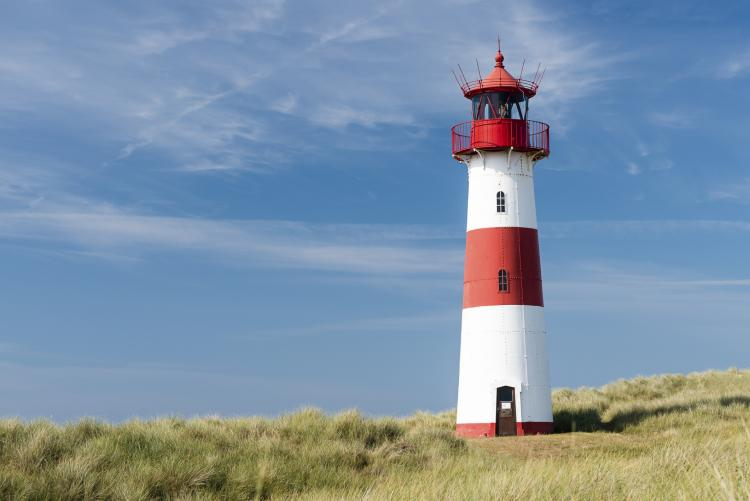
#> input picture sample.jpg, 750 x 501 px
$ python denoise_image.py sample.jpg sample.jpg
#> lines starting #> are read from the running program, lines starting #| are printed output that depends on the picture
from sys import argv

from imageio import imread, imwrite
from scipy.ndimage import median_filter

imwrite(argv[2], median_filter(imread(argv[1]), 10))
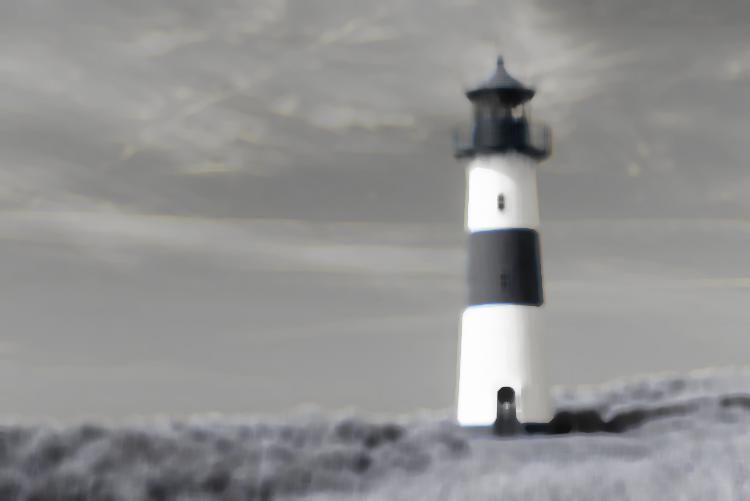
#> saved as sample.jpg: shape (501, 750, 3); mean R, G, B 145.5, 145.5, 145.1
